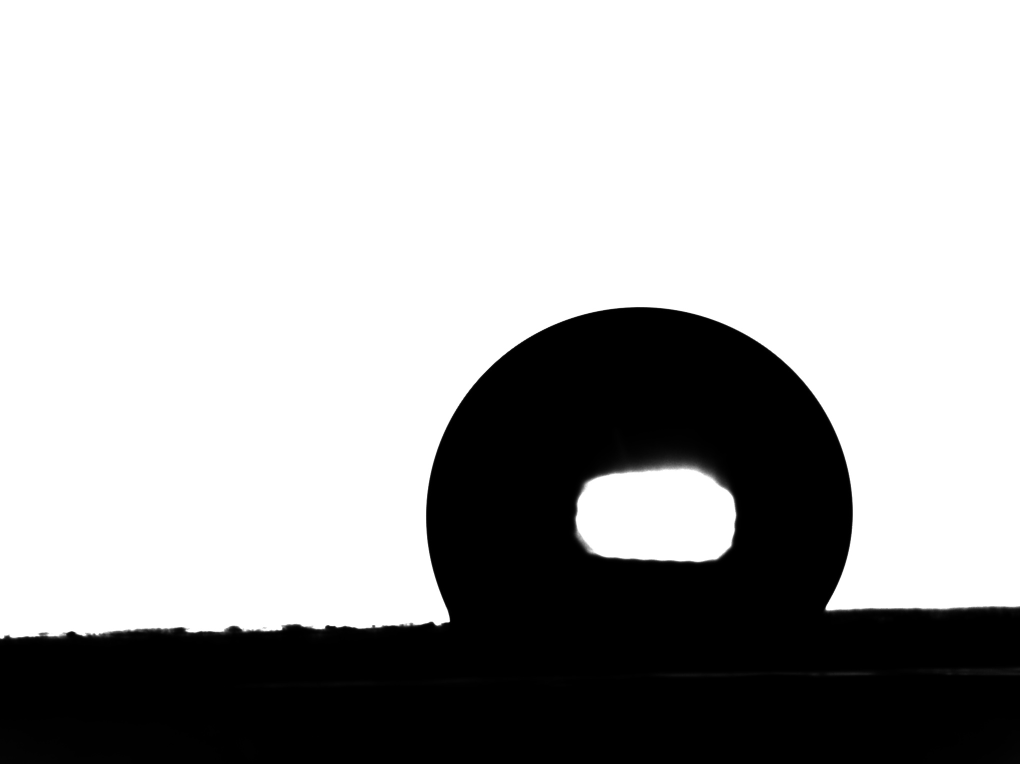
#> input picture rawdata/Acetone.jpg, 2040 x 1528 px (shown at 1/2 size); its folder holds 4 pictures in this run
$ python run.py
#> lines starting #> are read from the running program, lines starting #| are printed output that depends on the picture; after the words box and inside, x2 and y2 are one past the last pixel; in counts of white or black regions, pixels touching at a corner belong together
### CAanalysis.py

# -*- coding: utf-8 -*-
"""
Created on Sun Aug 30 15:49:37 2020

@author: Mohamed Nazmi Idros
"""

from skimage import io, feature
import matplotlib.pyplot as plt
import numpy as np
from scipy.optimize import curve_fit
#%% Elippse Function

def func_ell (p,a,b,c,d,f,g):
    """
    Compute the unknown the variable in the elippse
    Param:
        p = an array [x,y]
        a,b,c,d,f,g = unknown variable in the elippse

    return:
        y**2
    """
    x,y = p
    return -a*(x**2)/c-(2*b)*x*y/c-(2*d)*x/c-(2*f)*y/c - (g/c)

def ell_fit (xx,yy):
    """
    Compute the elippse fitting through curve_fit function
    (ref:   #https://mathworld.wolfram.com/Ellipse.html)

    Params:
        xx, yy : an array of x and y cooordinate of the droplet

    return:
        ell_fitting: Elippse fitting
        xc, yc = center of the elippse
        a4 = major semi-axis length
        b4 = minor semi-axis length
        z = the unknown variable in elippse fitting
    """

    ymax = np.max(yy)
    z,j = curve_fit (func_ell,[xx,yy], yy**2)
    a,b,c,d,f,g = z
    xc = ((c*d)- (b*f))/((b**2)-(a*c))
    yc = ((a*f)-(b*d))/((b**2)-(a*c))


    a1 = 2*((a*(f**2))+(c*(d**2))+(g*(b**2))-(2*b*d*f)-(a*c*g))
    a2 = ((b**2)-(a*c))
    a3 = np.sqrt(((a-c)**2)+4*(b**2))-(a+c)
    a4 = np.sqrt(a1/(a2*a3))

    b3 = -np.sqrt(((a-c)**2)+4*(b**2))-(a+c)
    b4 = np.sqrt(a1/(a2*b3))

    Xpoints = np.arange(xc-a4,xc+a4,0.1)

    if yc < ymax:
        Ypoints = np.sqrt((1-(((Xpoints-xc)**2)/(a4**2)))*(b4**2)) + yc
    else:
        Ypoints = -np.sqrt((1-(((Xpoints-xc)**2)/(a4**2)))*(b4**2)) + yc

    ell_fitting = np.transpose([Xpoints,Ypoints])

    return ell_fitting, xc, yc , z, a4, b4

def ode_ell (x,y,a,b,c,d,f):
    """
    Compute the slope of a coordinate in an elippse
    Params:
        x,y = the coordinate of desire slop
        a,b,c,d,f = unknown variable in elippse fitting

    return:
        slop of at the coordinate provided
    """
    return -((a*x)+(b*y)+d)/((c*y)+(b*x)+f)

#%% Circle Function
def func (p,k,l,c):
    """
    Compute the unknown the variable in the circle
    Param:
        p = an array [x,y]
        a,b,c,d,f,g = unknown variable in the circle

    return:
        y**2
    """
    x,y = p
    return k*x+l*y + c

def circle_fit (xx,yy):
    """
    Compute the circle fitting through curve_fit function

    Params:
        xx, yy : an array of x and y cooordinate of the droplet

    return:
        ell_fitting: circle fitting
        xc, yc = center of the circle
        r = radius of the circle
    """

    ymax=np.max(yy)

    z,j=curve_fit(func,[xx,yy],xx**2 + yy**2)
    xc,yc = z[:2]/2
    r = np.sqrt(z[2]+xc**2 + yc**2)

    points = np.arange(xc-r,xc+r,0.1)
    v = (r**2)-(np.power((points - xc), 2))

    if yc < ymax :
        vv = np.sqrt(v[v>0])+yc
    else:
        vv = -np.sqrt(v[v>0])+yc

    index = np.where(v>0)


    circle_fitting = np.transpose([points[index],vv])

    return circle_fitting, xc, yc, r

def ode(x,r,xc):
    """
    Compute the slope of a coordinate in an circle
    Params:
        x = the coordinate of desire slop
        r = radius of the slope
        xc = x coordinate of the center

    return:
        slop of at the coordinate provided
    """
    return -(r**2 - (x - xc)**2)**(-0.5)*(-1.0*x + 1.0*xc)
    #%%
def CA_analysis (name):
    """
    The main function which will import image, convert image based on edges,
    classified the droplet and baseline data, perform circle and elippse fitting and
    calculate the contact angle based on circle and elippse fitting

    Params:
        name = image file name

    Return:
        al_c = The contact angle for the droplet from left side obtain thorugh circle fitting
        ar_c = The contact angle for the droplet from right side obtain thorugh circle fitting
        av_c = The avarage contact angle for the droplet from both sides obtain thorugh circle fitting
        al_e = The contact angle for the droplet from left side obtain thorugh elippse fitting
        ar_e = The contact angle for the droplet from right side obtain thorugh elippse fitting
        av_e = The average contact angle for the droplet from both sides obtain thorugh elippse fitting
    """
#> called with name = 'rawdata/Acetone.jpg'

    #Importing image
    im=io.imread(name, as_gray=True)
#> im is the input picture: shape (1528, 2040) float64; min 0, max 1, mean 0.688
    imp=feature.canny(im, sigma=2.8, low_threshold = 0, high_threshold = 0.44)
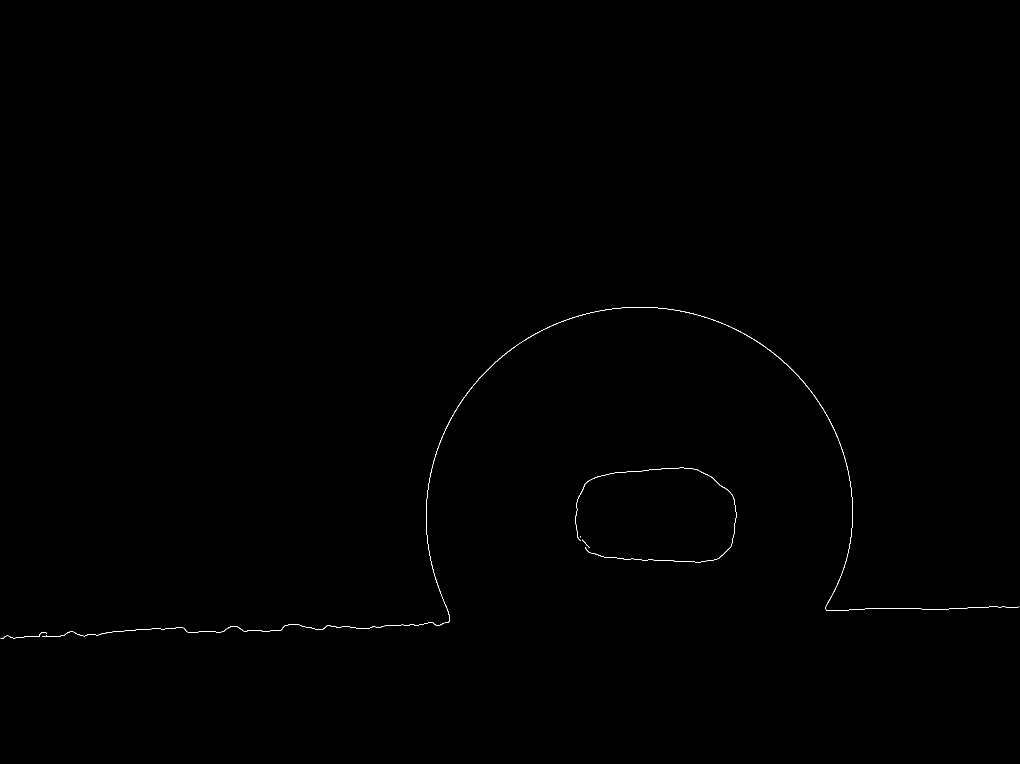
#> imp: shape (1528, 2040) bool (shown at 1/2 size); 0.14% white in thin lines or dots, all inside (x1, y1, x2, y2) = (1, 614, 2039, 1278)
    impp=1-imp
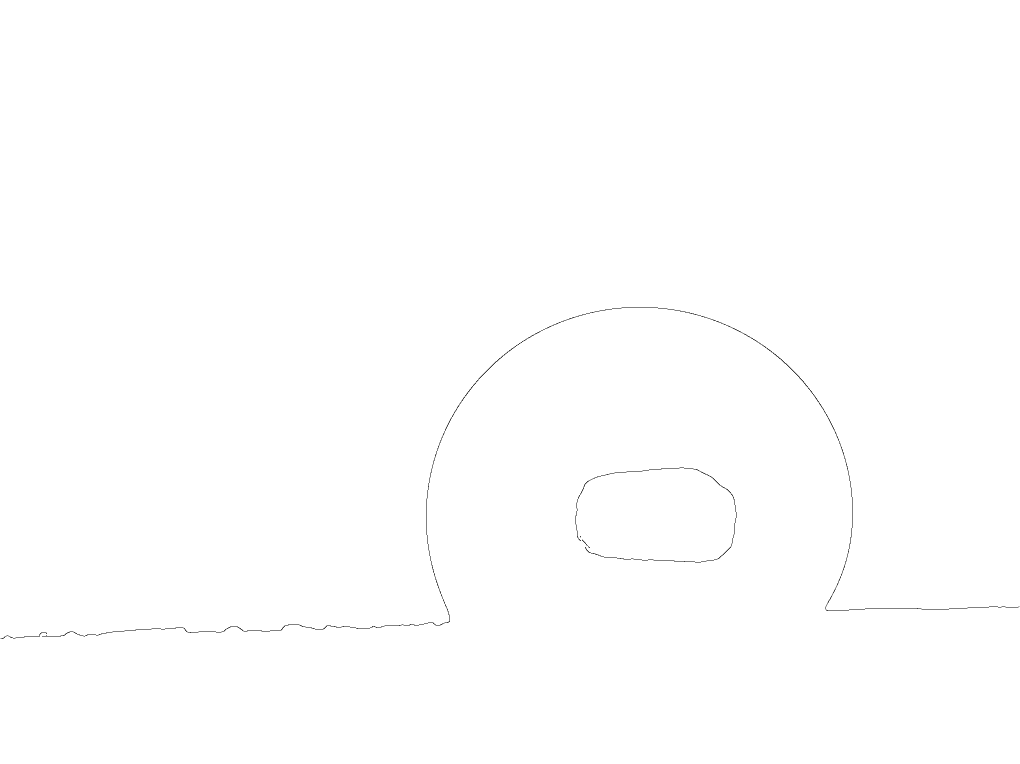
#> impp: shape (1528, 2040) int64 (shown at 1/2 size); values 0 (black) and 1 (white), 99.9% white; black in thin lines or dots, all inside (x1, y1, x2, y2) = (1, 614, 2039, 1278)
    Y,X= np.where(impp == 0)
#> Y = 4337 values from 614 to 1277; X = 4337 values, max 2038 at index 2919, min 1 at index 4332, mean 1139.6


    #Assume the droplet region
    Xmin = np.argmin(X)
#> Xmin = 4332
    Y0 = Y[Xmin]
#> Y0 = 1277
    Xmax = np.argmax(X)
#> Xmax = 2919
    Yf = Y[Xmax]
#> Yf = 1213

    index = np.where((Y < np.min([Y0,Yf])*0.99))
    x , y = [X[index],Y[index]]
#> x = 2860 values, max 1705 at index 1908, min 852 at index 1917, mean 1291.2; y = 2860 values from 614 to 1200

    droplet = np.transpose(np.array(np.vstack([x,y])))
#> droplet = 2860 pairs, first value 852 to 1705, second value 614 to 1200

    #removing the additional circle if there are two circle in the data
    cir_fit, xc, yc, r  = circle_fit(x,y)
#> in circle_fit, `ymax=np.max(yy)`: ymax = 1200
#> in circle_fit, `z,j=curve_fit(func,[xx,yy],xx**2 + yy**2)`: z = [2550.2, 1852.4, -2374937.3]; j = [[19.65, -0.808, -24645.1], [-0.808, 45.74, -40104.2], [-24645.1, -40104.2, 69379758.8]]
#> in circle_fit, `xc,yc = z[:2]/2`: xc = 1275.1; yc = 926.2
#> in circle_fit, `r = np.sqrt(z[2]+xc**2 + yc**2)`: r = 329.9
#> in circle_fit, `v = (r**2)-(np.power((points - xc), 2))`: v = 6599 values, max 108855.6 at index 3299, min 0 at index 0, mean 72566.6
#> in circle_fit, `vv = np.sqrt(v[v>0])+yc`: vv = 6598 values, max 1256.1 at index 3298, min 932.8 at index 6597, mean 1185.4
#> in circle_fit, `circle_fitting = np.transpose([points[index],vv])`: circle_fitting = 6598 pairs, first value 945.3 to 1605, second value 932.8 to 1256.1
#> cir_fit has the same summary as circle_fitting in circle_fit; xc = 1275.1; yc = 926.2; r = 329.9
    points = np.array([(x, y) for x, y in droplet if (x - xc ) ** 2 + (y - yc ) ** 2 >= r ** 2])
#> points = 1478 pairs, first value 852 to 1705, second value 654 to 1200

    #Baseline Fiting
    indexB = np.where((Y > np.min([Y0,Yf])))
    xb , yb = [X[indexB],Y[indexB]]
#> xb = 1417 values, max 2036 at index 68, min 1 at index 1412, mean 813.8; yb = 1417 values from 1214 to 1277
    p, V = np.polyfit(xb,yb, 1, cov=True)
#> p = [-0.0303, 1272.4]; V = [[3.31e-08, -2.69e-05], [-2.69e-05, 0.0357]]
    poly1d_fn = np.poly1d(p)


    #Circle Fiting
    cir_fit, xc, yc, r  = circle_fit(points[:,0], points[:,1])
#> cir_fit = 8496 pairs, first value 853.4 to 1702.9, second value 1041 to 1459.4; xc = 1278.2; yc = 1034.5; r = 424.8

    #Intersection
    poly1d_fn = np.poly1d(p)
    lin_fit = poly1d_fn(cir_fit[:,0])
#> lin_fit = 8496 values, max 1246.6 at index 0, min 1220.9 at index 8495, mean 1233.7
    idx = np.argwhere(np.diff(np.sign(cir_fit[:,1]-lin_fit))).flatten()
#> idx = [556, 8058]
    intersection = cir_fit[idx[0]]
#> intersection = [909, 1244.8]
    intersection = np.vstack([intersection, cir_fit[idx[-1]]])
#> intersection = [[909, 1244.8], [1659.2, 1222.3]]

    #Circle Contact angle
    x0 = intersection[0,0]
#> x0 = 909
    x1 = intersection[1,0]
#> x1 = 1659.2

    ymax = np.max(points[:,1])
#> ymax = 1200
    if yc < ymax :
        scirclel = ode(x0, r,xc)
#> scirclel = -1.76
        m = p[0]
#> m = -0.0303
        al_c = 180-(-np.arctan(scirclel)*(180/np.pi) + np.arctan(m)*180/np.pi)
#> al_c = 121.4

        scircler = ode(x1, r,xc)
#> scircler = 2.03
        m = p[0]
        ar_c=  180+(-np.arctan(scircler)*(180/np.pi) + np.arctan(m)*180/np.pi)
#> ar_c = 114.5
    else:
        scirclel = ode(x0, r,xc)
        m = p[0]
        al_c = -np.arctan(scirclel)*(180/np.pi)-np.arctan(m)*180/np.pi

        scircler = ode(x1, r,xc)
        m = p[0]
        ar_c= np.arctan(scircler)*(180/np.pi)

    av_c = (ar_c+al_c)/2
#> av_c = 118

    plt.figure()
    plt.imshow(im,cmap=plt.cm.gray, origin= 'upper')
    plt.plot(cir_fit[:,0], cir_fit[:,1])
    plt.plot(cir_fit[:,0], poly1d_fn(cir_fit[:,0]) )
    plt.scatter(intersection[:,0],intersection[:,1])
    plt.xlim([0,len(im[0,:])])
    plt.ylim([len(im[:,0]), 0])
    plt.savefig('processdata\\' + name.replace('rawdata\\','circlefitted').replace('bmp','jpg').replace('tif','jpg'))
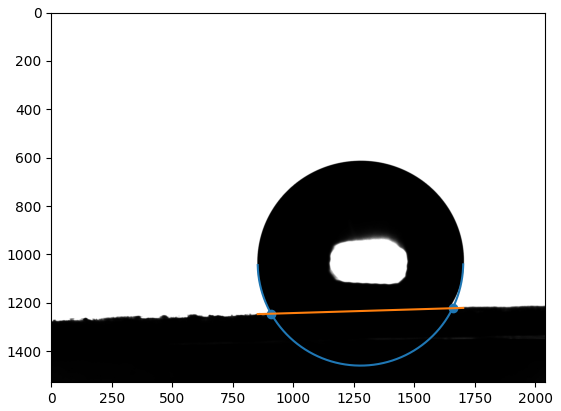
#> figure drawn by matplotlib, 1 panel


    #Elippse Fiting
    fit_ell, xc , yc, z, a4, b4 = ell_fit(points[:,0], points[:,1])
#> in ell_fit, `ymax = np.max(yy)`: ymax = 1200
#> in ell_fit, `z,j = curve_fit (func_ell,[xx,yy], yy**2)`: z = [0.621, 0.00569, 0.665, -799.6, -690.2, 1617577.4]; j = [[81946.5, 750, 87682.9, -105447841.8, -91019380.8, 2.13e+11], [750, 6.86, 802.5, -965097, -833042.5, 1.95e+09], [87682.9, 802.5, 93820.8, -112829355.2, -97390879.4, 2.28e+11], [-105447841.8, -965097, -112829355.2, 1.36e+11, 1.17e+11, -2.74e+14], [-91019380.8, -833042.5, -97390879.4, 1.17e+11, 1.01e+11, -2.37e+14], [2.13e+11, 1.95e+09, 2.28e+11, -2.74e+14, -2.37e+14, 5.55e+17]]
#> in ell_fit, `a,b,c,d,f,g = z`: a = 0.621; b = 0.00569; c = 0.665; d = -799.6; f = -690.2; g = 1617577.4
#> in ell_fit, `xc = ((c*d)- (b*f))/((b**2)-(a*c))`: xc = 1277.4
#> in ell_fit, `yc = ((a*f)-(b*d))/((b**2)-(a*c))`: yc = 1027.1
#> in ell_fit, `a1 = 2*((a*(f**2))+(c*(d**2))+(g*(b**2))-(2*b*d*f)-(a*c*g))`: a1 = 93216.6
#> in ell_fit, `a2 = ((b**2)-(a*c))`: a2 = -0.413
#> in ell_fit, `a3 = np.sqrt(((a-c)**2)+4*(b**2))-(a+c)`: a3 = -1.24
#> in ell_fit, `a4 = np.sqrt(a1/(a2*a3))`: a4 = 426.3
#> in ell_fit, `b3 = -np.sqrt(((a-c)**2)+4*(b**2))-(a+c)`: b3 = -1.33
#> in ell_fit, `b4 = np.sqrt(a1/(a2*b3))`: b4 = 411.7
#> in ell_fit, `Ypoints = np.sqrt((1-(((Xpoints-xc)**2)/(a4**2)))*(b4**2)) + yc`: Ypoints = 8527 values, max 1438.8 at index 4263, min 1027.1 at index 0, mean 1350.4
#> in ell_fit, `ell_fitting = np.transpose([Xpoints,Ypoints])`: ell_fitting = 8527 pairs, first value 851.1 to 1703.7, second value 1027.1 to 1438.8
#> fit_ell has the same summary as ell_fitting in ell_fit; xc = 1277.4; yc = 1027.1; z = [0.621, 0.00569, 0.665, -799.6, -690.2, 1617577.4]; a4 = 426.3; b4 = 411.7
    a,b,c,d,f,g = z
#> a = 0.621; b = 0.00569; c = 0.665; d = -799.6; f = -690.2; g = 1617577.4


    nan = np.argwhere(np.isnan(fit_ell))
#> nan = empty array
    if len (nan) != 0:
        fit_ell = np.delete(fit_ell,nan,0)
    #Intersection

    lin_fit = poly1d_fn(fit_ell[:,0])
#> lin_fit = 8527 values, max 1246.6 at index 0, min 1220.8 at index 8526, mean 1233.7
    idx = np.argwhere(np.diff(np.sign(np.round(fit_ell[:,1]-lin_fit)))).flatten()
#> idx = [640, 647, 8013, 8019]
    intersection = fit_ell[idx[0]]
#> intersection = [915.1, 1244.1]
    intersection = np.vstack([intersection, fit_ell[idx[-1]]])
#> intersection = [[915.1, 1244.1], [1653, 1221.9]]

    #Elippse contact angle
    x0 = intersection[0,0]
#> x0 = 915.1
    y0 = intersection[0,1]
#> y0 = 1244.1
    x1 = intersection[1,0]
#> x1 = 1653
    y1 = intersection[1,1]
#> y1 = 1221.9

    ymax = np.max(y)

    if yc < ymax:
        scirclel = ode_ell(x0,y0,a,b,c,d,f)
#> scirclel = 1.57
        m = p[0]
        al_e = 180 - (np.arctan(scirclel)*(180/np.pi) + np.arctan(m)*180/np.pi)
#> al_e = 124.1

        scircler = ode_ell(x1,y1,a,b,c,d,f)
#> scircler = -1.78
        m = p[0]
        ar_e=  180 + (np.arctan(scircler)*(180/np.pi) - np.arctan(m)*180/np.pi)
#> ar_e = 121
    else:
        scirclel = ode_ell(x0,y0,a,b,c,d,f)
        m = p[0]
        al_e = -np.arctan(scirclel)*(180/np.pi)+np.arctan(m)*180/np.pi

        scircler = ode_ell(x1,y1,a,b,c,d,f)
        m = p[0]
        ar_e= np.arctan(scircler)*(180/np.pi)

    av_e = (ar_e+al_e)/2
#> av_e = 122.6

    plt.figure()
    plt.imshow(im,cmap=plt.cm.gray, origin= 'upper')
    plt.plot(fit_ell[:,0],fit_ell[:,1], 'm')
    plt.plot(fit_ell[:,0], poly1d_fn(fit_ell[:,0]), '-r')
    plt.scatter(intersection[:,0],intersection[:,1])
    plt.xlim([0,len(im[0,:])])
    plt.ylim([len(im[:,0]), 0])
    plt.savefig('processdata\\' + name.replace('rawdata\\','elippsefitted').replace('bmp','jpg').replace('tif','jpg'))

    return al_c,ar_c, av_c, al_e, ar_e, av_e

### run.py
# -*- coding: utf-8 -*-
"""
Created on Mon Aug 31 10:53:11 2020

@author: Mohamed Nazmi Idros
"""

from CAanalysis import CA_analysis
import glob
import pandas as pd
#%%
#
#list1=[]
#summary=pd.DataFrame(columns=['name'])
df=pd.DataFrame(columns=['name','Circle left angle','Circle right angle','Circle average angle','Elipsse left angle','Elipsse right angle', 'Elipsse average angle'])
i=0
for filename in glob.glob('rawdata/*'):
#    print(filename)
    al_c,ar_c, av_c, al_e, ar_e, av_e = CA_analysis (filename)
#> al_c = 121.4; ar_c = 114.5; av_c = 118; al_e = 124.1; ar_e = 121; av_e = 122.6
    df.loc[i]=[filename.replace('rawdata\\','').replace('.bmp','').replace('.jpg','').replace('.tif',''), al_c,ar_c, av_c, al_e, ar_e, av_e ]
    i+=1

#> (the run stopped early here; a loop or call above may not have finished)
